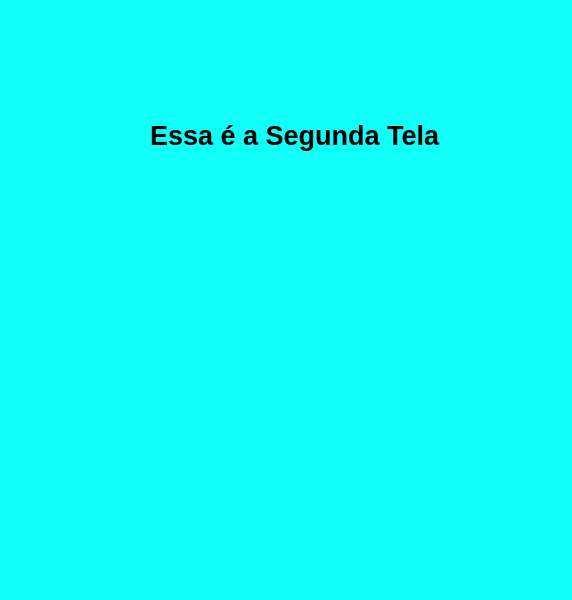
<?xml version="1.0" encoding="UTF-8"?>
<ui version="4.0">
 <class>MainWindow</class>
 <widget class="QMainWindow" name="MainWindow">
  <property name="geometry">
   <rect>
    <x>0</x>
    <y>0</y>
    <width>572</width>
    <height>600</height>
   </rect>
  </property>
  <property name="windowTitle">
   <string>MainWindow</string>
  </property>
  <property name="styleSheet">
   <string notr="true">background-color: rgb(16, 255, 248);</string>
  </property>
  <widget class="QWidget" name="centralwidget">
   <widget class="QLabel" name="label">
    <property name="geometry">
     <rect>
      <x>150</x>
      <y>70</y>
      <width>301</width>
      <height>131</height>
     </rect>
    </property>
    <property name="font">
     <font>
      <pointsize>20</pointsize>
      <weight>75</weight>
      <bold>true</bold>
     </font>
    </property>
    <property name="text">
     <string>Essa é a Segunda Tela</string>
    </property>
   </widget>
  </widget>
  <widget class="QMenuBar" name="menubar">
   <property name="geometry">
    <rect>
     <x>0</x>
     <y>0</y>
     <width>572</width>
     <height>21</height>
    </rect>
   </property>
  </widget>
  <widget class="QStatusBar" name="statusbar"/>
 </widget>
 <resources/>
 <connections/>
</ui>
